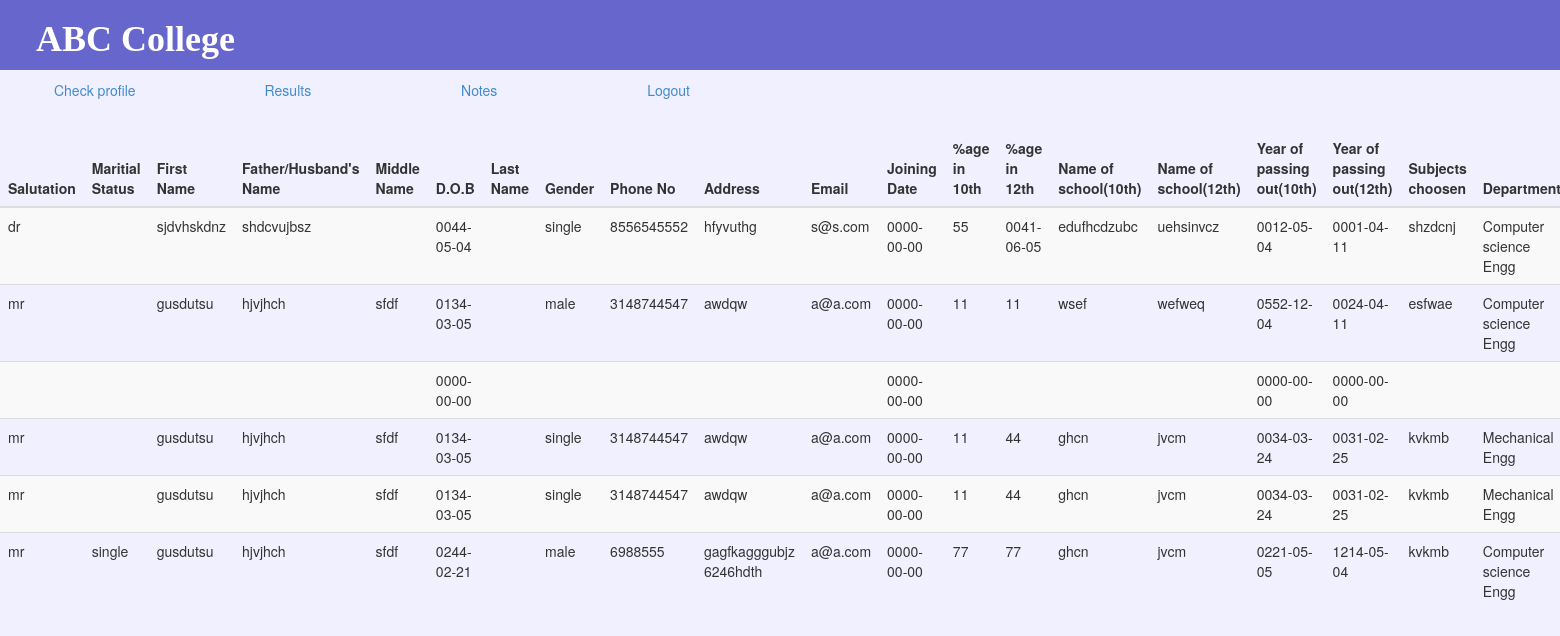
The page /admin/facformdisplay.php on the database its author committed.
### tables this page shows
CREATE TABLE IF NOT EXISTS `facform` (
  `sno` int(225) NOT NULL AUTO_INCREMENT,
  `salut` varchar(225) NOT NULL,
  `marrital` varchar(225) NOT NULL,
  `firstname` text NOT NULL,
  `fatname` text NOT NULL,
  `middname` text NOT NULL,
  `dob` date NOT NULL,
  `lname` text NOT NULL,
  `gender` varchar(225) NOT NULL,
  `phno` text NOT NULL,
  `add` varchar(225) NOT NULL,
  `email` varchar(225) NOT NULL,
  `joindate` date NOT NULL,
  `tenth` varchar(225) NOT NULL,
  `twelth` varchar(225) NOT NULL,
  `tenthschool` varchar(225) NOT NULL,
  `twelthschool` varchar(225) NOT NULL,
  `yeartenth` date NOT NULL,
  `yeartwelth` date NOT NULL,
  `subjects` varchar(225) NOT NULL,
  `dept` varchar(225) NOT NULL,
  `course` varchar(225) NOT NULL,
  `yr` date NOT NULL,
  `aggr` varchar(225) NOT NULL,
  `pgdept` varchar(225) NOT NULL,
  `pgcourse` varchar(225) NOT NULL,
  `pgyr` varchar(225) NOT NULL,
  `pgaggr` varchar(225) NOT NULL,
  `otherdegree` varchar(225) NOT NULL,
  `univ` varchar(225) NOT NULL,
  `arstudy` varchar(225) NOT NULL,
  `inst` varchar(225) NOT NULL,
  `title` varchar(225) NOT NULL,
  `addstu` varchar(225) NOT NULL,
  `locstu` varchar(225) NOT NULL,
  `occup` varchar(225) NOT NULL,
  `arwork` varchar(225) NOT NULL,
  `company` varchar(225) NOT NULL,
  `poscomp` varchar(225) NOT NULL,
  `addcomp` varchar(225) NOT NULL,
  `loc` varchar(225) NOT NULL,
  PRIMARY KEY (`sno`)
);

### admin/facformdisplay.php (the view, shortened to what this page needs)
<?php
include("facnav.php");
?>
<html>
<head>
<link rel="stylesheet" href="css/bootstrap.css" />
</head>
<link rel="stylesheet" href="css/bootstrap.min.css" />
<body>
<table border="1">
<table class="table table-striped">
 <thead>
<?php
$str=mysql_query("select* from facform ");
echo"
<tr>
<th>Salutation</th>
<th>Maritial Status</th>
<th>First Name</th>
<th>Father/Husband's Name</th>
<th>Middle Name</th>
<th>D.O.B</th>
<th>Last Name</th>
<th>Gender</th>
<th>Phone No</th>
<th>Address</th>
<th>Email</th>
<th>Joining Date</th>
<th>%age in 10th</th>
<th>%age in 12th</th>
<th>Name of school(10th)</th>
<th>Name of school(12th)</th>
<th>Year of passing out(10th)</th>
<th>Year of passing out(12th)</th>
<th>Subjects choosen</th>
<th>Department</th>
<th>Course</th>
<th>Year of passing out</th>
<th>Aggregate %age obtained</th>
<th>Departmenin pgt</th>
<th>Course in pg</th>
<th>Year of passing out in pg</th>
<th>Aggregate %age obtained in pg</th>
<th>Any other degree</th>
<th>University</th>
<td>Area of study</td>
<td>Institute</td>
<td>Title or programme of study</td>
<td>Address</td>
<td>Location</td>
<th>Occupation</th>
<th>Area of work</th>
<th>Company</th>
<th>Position in company</th>
<th>Address</th>
<th>Location</th>
</tr>
";?>
</thead>
<?php
while($row=mysql_fetch_array($str))
{
echo"
<tr>
<td>$row[salut]</td>
<td>$row[marrital]</td>
<td>$row[firstname]</td>
<td>$row[fatname]</td>
<td>$row[middname]</td>
<td>$row[dob]</td>
<td>$row[lname]</td>
<td>$row[gender]</td>
<td>$row[phno]</td>
<td>$row[add]</td>
<td>$row[email]</td>
<td>$row[joindate]</td>
<td>$row[tenth]</td>
<td>$row[twelth]</td>
<td>$row[tenthschool]</td>
<td>$row[twelthschool]</td>
<td>$row[yeartenth]</td>
<td>$row[yeartwelth]</td>
<td>$row[subjects]</td>
<td>$row[dept]</td>
<td>$row[course]</td>
<td>$row[yr]</td>
<td>$row[aggr]</td>
<td>$row[pgdept]</td>
<td>$row[pgcourse]</td>
<td>$row[pgyr]</td>
<td>$row[pgaggr]</td>
<td>$row[otherdegree]</td>
<td>$row[univ]</td>
<td>$row[arstudy]</td>
<td>$row[inst]</td>
<td>$row[title]</td>
<td>$row[addstu]</td>
<td>$row[locstu]</td>
<td>$row[occup]</td>
<td>$row[arwork]</td>
<td>$row[company]</td>
<td>$row[poscomp]</td>
<td>$row[addcomp]</td>
<td>$row[loc]</td>
</tr>";
}
?>
</table></table>
</body></html>

### admin/facnav.php (style rules this page uses)
body { background-color:#F0F0FF; }

### admin/facformdisplay.php (style rules this page uses)
body { background-color:#F0F0FF; }

### rows shown on the page
facform: salut "dr", firstname "sjdvhskdnz", fatname "shdcvujbsz", dob "0044-05-04", gender "single", phno "8556545552", add "hfyvuthg", email "s@s.com", joindate "0000-00-00", tenth "55", twelth "0041-06-05", tenthschool "edufhcdzubc", twelthschool "uehsinvcz", yeartenth "0012-05-04", yeartwelth "0001-04-11", subjects "shzdcnj", dept "Computer science Engg"
facform: salut "mr", firstname "gusdutsu", fatname "hjvjhch", middname "sfdf", dob "0134-03-05", gender "male", phno "3148744547", add "awdqw", email "a@a.com", joindate "0000-00-00", tenth "11", twelth "11", tenthschool "wsef", twelthschool "wefweq", yeartenth "0552-12-04", yeartwelth "0024-04-11", subjects "esfwae", dept "Computer science Engg"
facform: dob "0000-00-00", joindate "0000-00-00", yeartenth "0000-00-00", yeartwelth "0000-00-00"
facform: salut "mr", firstname "gusdutsu", fatname "hjvjhch", middname "sfdf", dob "0134-03-05", gender "single", phno "3148744547", add "awdqw", email "a@a.com", joindate "0000-00-00", tenth "11", twelth "44", tenthschool "ghcn", twelthschool "jvcm", yeartenth "0034-03-24", yeartwelth "0031-02-25", subjects "kvkmb", dept "Mechanical Engg"
facform: salut "mr", firstname "gusdutsu", fatname "hjvjhch", middname "sfdf", dob "0134-03-05", gender "single", phno "3148744547", add "awdqw", email "a@a.com", joindate "0000-00-00", tenth "11", twelth "44", tenthschool "ghcn", twelthschool "jvcm", yeartenth "0034-03-24", yeartwelth "0031-02-25", subjects "kvkmb", dept "Mechanical Engg"
facform: salut "mr", marrital "single", firstname "gusdutsu", fatname "hjvjhch", middname "sfdf", dob "0244-02-21", gender "male", phno "6988555", add "gagfkagggubjz 6246hdth", email "a@a.com", joindate "0000-00-00", tenth "77", twelth "77", tenthschool "ghcn", twelthschool "jvcm", yeartenth "0221-05-05", yeartwelth "1214-05-04", subjects "kvkmb", dept "Computer science Engg"
